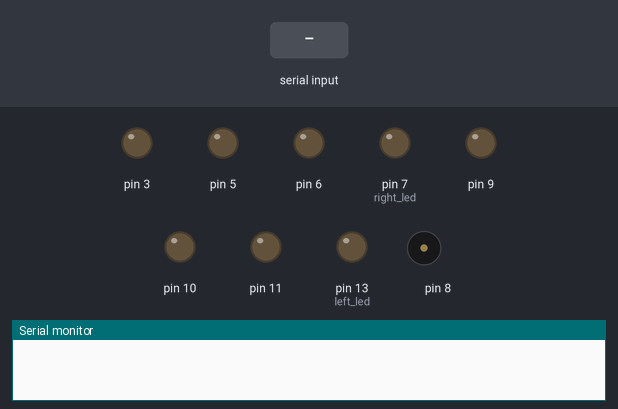
This sketch was run on a simulated Arduino Uno, built with avr-gcc and run on an emulated ATmega328P. Parts: output pins drawn as LEDs (lit = HIGH), buzzer (waves = sounding), the last lines printed to the serial monitor. The inputs (shaded band) are chosen by the test bench.

Above: at 1.2 s.
1.3 s: "F" received over Serial
At 1.6 s:
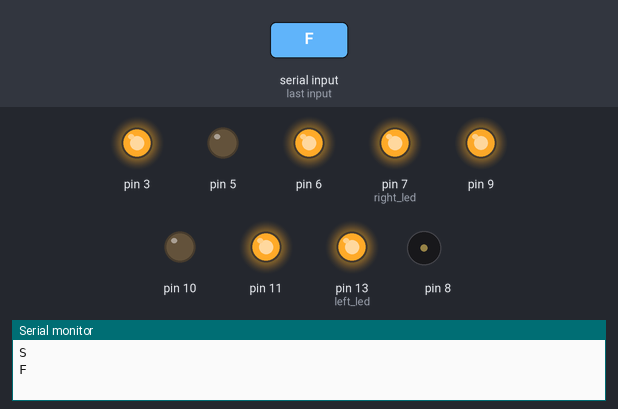
2.8 s: "R" received over Serial
At 3.9 s:
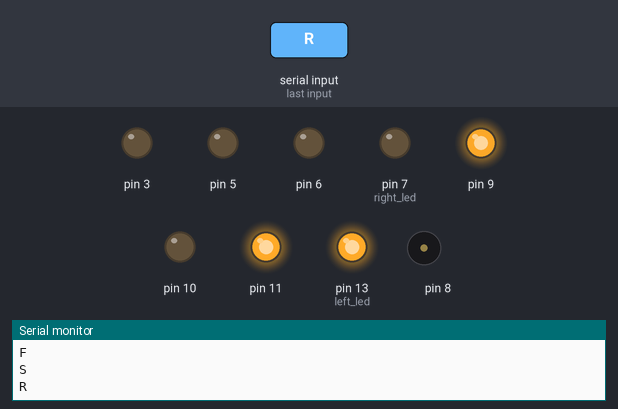
4.3 s: "L" received over Serial
At 5.1 s:
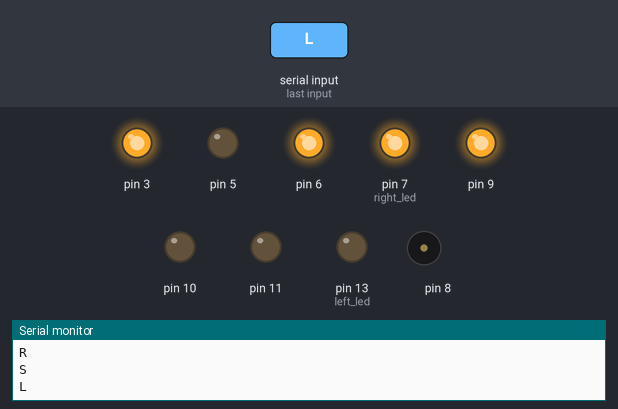
5.8 s: "B" received over Serial
At 6.2 s:
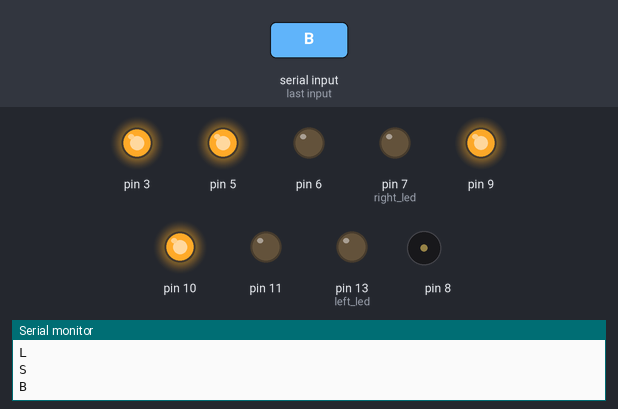
7.3 s: "S" received over Serial
At 8.5 s:
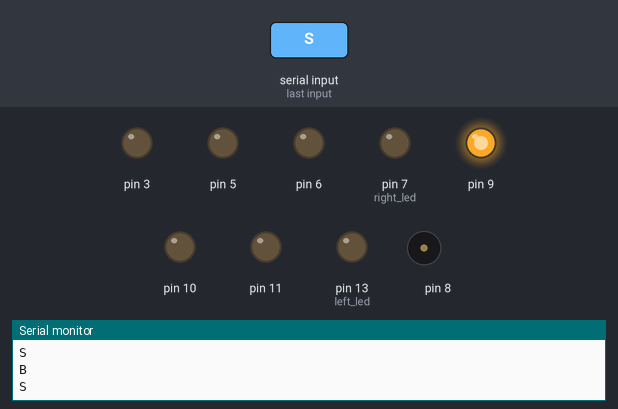
8.8 s: "H" received over Serial
At 9.8 s:
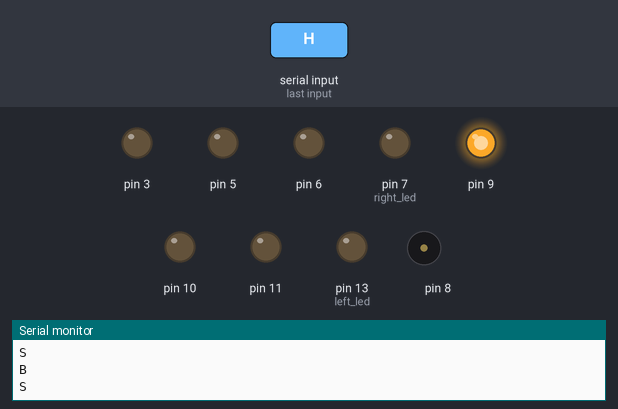
Timing chart, 0 to 11.4 s (numbered marks = the images above; inputs shaded):
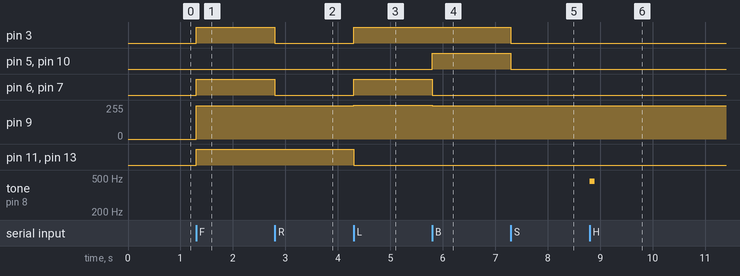

The sketch:

rc_car.ino
```cpp
#define left_led 13
#define right_led 7

int left_m = 14; // Digital pins controlling motor 1 - 0b00001110
int right_m = 104; // Digital pins controlling motor 2 - 0b01101000
int motorSpeed = 255;

char input; // string which stores incoming message from app

void setup()
{
  Serial.begin(9600); //set baud rate
  DDRB |= left_m; // setup pins attatched to motor 1 as OUTPUT - LEFT
  DDRD |= right_m; // setup pins attatched to motor 2 as OUTPUT - RIGHT
  pinMode(left_led, OUTPUT); pinMode(right_led, OUTPUT); // enable leds as OUTPUT
}

void loop()
{
   // interrupt processor to check if data is available from Bluetooth module
   if(Serial.available() > 0){
    input = Serial.read(); // interrupt processor to read available data
    switch (input){
      case 'F':
        motorStop(); // reset direction
        forward();
        break;
      case 'R':
        motorStop(); // reset direction
        right();
        break;
      case 'L':
        motorStop(); // reset direction
        left();
        break;
      case 'B':
        motorStop(); // reset direction
        backwards();
        break;
      case 'S':
        motorStop();
        break;
      case 'H':
        honk();
        break;
    }
  }
}

void forward()
{
  Serial.println("F");

  leftMotor(HIGH, LOW, motorSpeed);

  rightMotor(HIGH, LOW, motorSpeed);

  ledWrite(HIGH, HIGH);
}

void right()
{
  Serial.println("R");

  leftMotor(HIGH, LOW, motorSpeed);

  rightMotor(LOW, LOW, 0);

  ledWrite(HIGH, LOW);
}

void left()
{
  Serial.println("L");

  leftMotor(LOW, LOW, 0);

  rightMotor(HIGH, LOW, motorSpeed);

  ledWrite(LOW, HIGH);
}

void backwards()
{
  Serial.println("B");

  leftMotor(LOW, HIGH, motorSpeed);

  rightMotor(LOW, HIGH, motorSpeed);

  ledWrite(LOW, LOW);
}

void motorStop()
{
  Serial.println("S");
  // turn off outputs
  PORTB &= ~left_m;
  PORTD &= ~right_m;

  //ledWrite(LOW, LOW);
}

void honk()
{
   tone(8, 460, 100);
}

void leftMotor(int positive, int negative, int motorspeed)
{
  digitalWrite(11, positive);
  digitalWrite(10, negative);
  analogWrite(9, motorspeed-5);
}

void rightMotor(int positive, int negative, int motorspeed)
{
  digitalWrite(6, positive);
  digitalWrite(5, negative);
  analogWrite(3, motorspeed);
}

void ledWrite(int left, int right)
{
 digitalWrite(left_led, left);
 digitalWrite(right_led, right);
}
```

Measured:
- after the input at 1.3 s, pin 3, pin 6, pin 7 (right_led), pin 11, pin 13 (left_led): LOW → HIGH at once; pin 9: 0/255 → 250/255 at once
- after the input at 2.8 s, pin 3, pin 6, pin 7 (right_led): HIGH → LOW at once
- after the input at 4.3 s, pin 3, pin 6, pin 7 (right_led): LOW → HIGH at once; pin 9: 250/255 → 255/255 at once; pin 11, pin 13 (left_led): HIGH → LOW at once
- after the input at 5.8 s, pin 5, pin 10: LOW → HIGH at once; pin 6, pin 7 (right_led): HIGH → LOW at once; pin 9: 255/255 → 250/255 at once
- after the input at 7.3 s, pin 3, pin 5, pin 10: HIGH → LOW at once
- after the input at 8.8 s, tone on pin 8: silent → 460 Hz at once, → silent 0.10 s later
